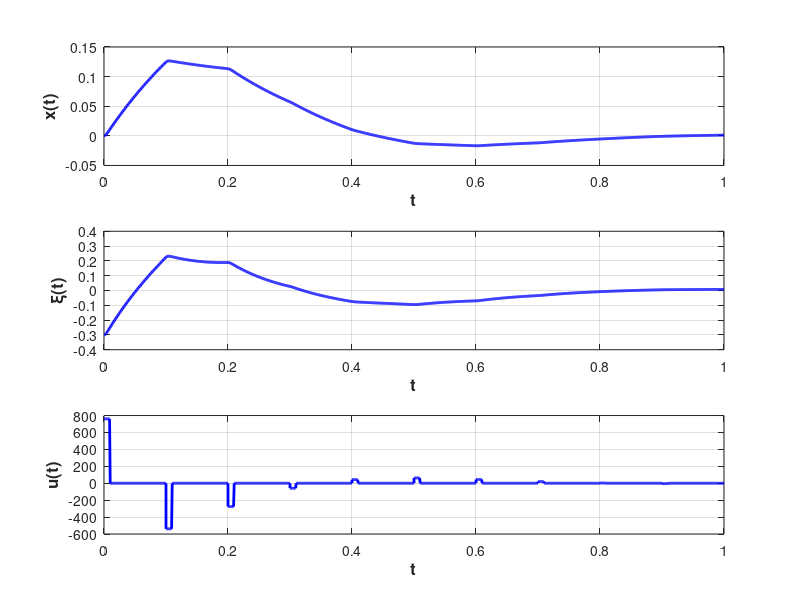

This figure's MATLAB source:
function pendulum_Deltafixed_control
    m  = 0.127; % масса маятника
    M  = 1.206; % масса тележки
    I  = 0.001; % момент инерции маятника относительно центра масс
    l  = 0.178; % расстояние от точки крепления до центра масс
    Bc = 5.4;   % коэф. вязкого трения между кареткой и направляющей
    Bp = 0.002; % коэф. вязкого трения в точке крепления
    g  = 9.81;  % коэф. свободного падения

    % определим матрицы системы
    A0 = [m + M, -m * l; 
          -m * l, I + m * l^2];

    A1 = diag([Bc, Bp]);
    A2 = diag([0, -m * g * l]);
    B  = [0; 0; inv(A0) * [1; 0]];

    % основная матрица системы
    A = [zeros(2, 2), eye(2); -inv(A0) * A2, -inv(A0) * A1];

    h     = 0.1;
    delta = h * 0.1;
    Ad    = expm(A * h);
    f = @(s)(expm(A * s) * B);
    Bd = integral(f, 0, delta, "ArrayValued", true);

    theta = -place(Ad, Bd, [-0.2, -0.1, 0.1, 0.2])

    nx = size(Ad, 1); % количество строчек
    % задаем время отрисовки графиков
    TIME = 1.0;
    % задаем параметры метода решения системы дифференциальных уравнений
    options = odeset('RelTol', 1e-5, 'AbsTol', 1e-5 * ones(1, nx));
    % задаем начальные условия 
    x0 = zeros(1, nx);   

    x0(1) = 0.0;
    x0(2) = -0.3;

    discr = 0 : h : TIME;
    tlst  = [];
    ylst  = [;;;];
    ulst  = [];
 
    y = x0';
    dt = 0.001;
    for i = 1:(length(discr) - 1)
        t = discr(i);
        tlst = [tlst; t];
        ylst = [ylst; y'];
        while (t < discr(i) + delta)
            t = t + dt;
            ulst = [ulst; theta * x0'];
            y = y + dt * ((A + B * theta) * y);
            tlst = [tlst; t];
            ylst = [ylst; y'];
        end
 
        while (t < discr(i + 1))
            t = t + dt;
            ulst = [ulst; 0];
            y = y + dt * (A * y);
            tlst = [tlst; t];
            ylst = [ylst; y'];
        end

        ulst = [ulst; 0];

        x0 = ylst(end, :);
    end

    fhandle = figure;
    subplot(3, 1, 1)
        plot(tlst, ylst(:, 1), 'b', 'LineWidth', 2.0)
        grid on;
        xlabel('t', 'FontSize', 12, 'FontWeight', 'bold');
        ylabel('x(t)', 'FontSize', 12, 'FontWeight', 'bold');
    subplot(3, 1, 2)
        plot(tlst, ylst(:, 2), 'b', 'LineWidth', 2.0)
        grid on;
        xlabel('t', 'FontSize', 12, 'FontWeight', 'bold');
        ylabel('\xi(t)', 'FontSize', 12, 'FontWeight', 'bold');
    subplot(3, 1, 3)
        plot(tlst, ulst(:, 1), 'b', 'LineWidth', 2.0)
        grid on;
        xlabel('t', 'FontSize', 12, 'FontWeight', 'bold');
        ylabel('u(t)', 'FontSize', 12, 'FontWeight', 'bold');
end